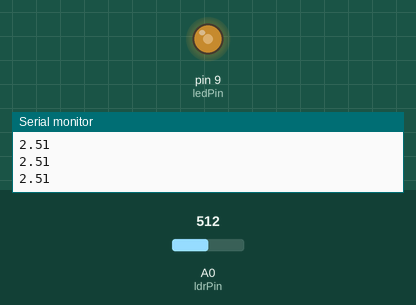
Recording of a sketch running on a simulated Arduino Uno, built with avr-gcc and run on an emulated ATmega328P. Shown: output pins drawn as LEDs (lit = HIGH), the last lines printed to the serial monitor. The inputs (shaded band) are chosen by the test bench; at power-on: A0 (ldrPin) = 512.

Above: at 1.2 s.
1.3 s: A0 (ldrPin) set to 306
At 2.4 s:
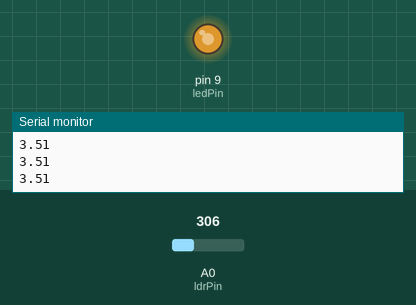
3.0 s: A0 (ldrPin) set to 122
At 3.6 s:
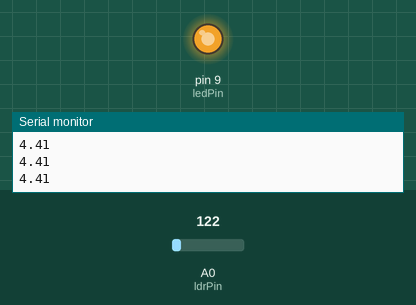
4.5 s: A0 (ldrPin) set to 900
At 4.9 s:
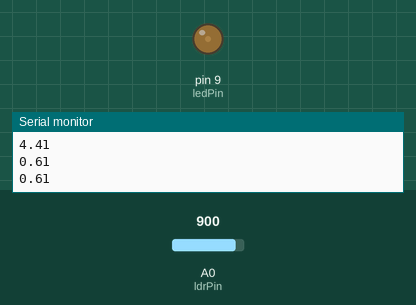
6.0 s: A0 (ldrPin) set to 1023
At 7.2 s:
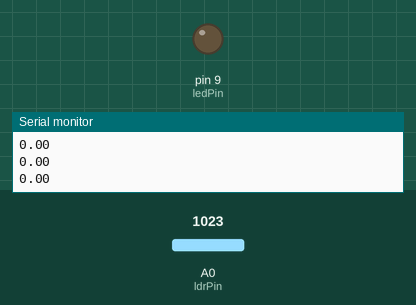
7.5 s: A0 (ldrPin) set to 511
At 8.6 s:
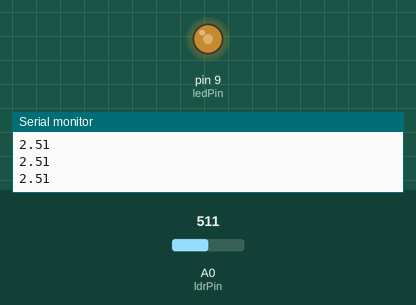
Timing chart, 0 to 10.0 s (numbered marks = the images above; inputs shaded):
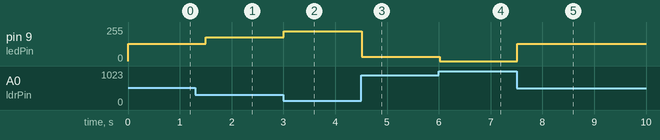

The sketch:

dimLedLdr.ino
```cpp
const int ledPin = 9; //Pin where led is connected
const int ldrPin = A0;
int readVal, setVal;  //Read from ldr; set to led
float printVal;

void setup()
{
  pinMode(ledPin, OUTPUT);  //Output mode on
  Serial.begin(9600);     //Serial comm open
}

void loop()
{
  readVal = analogRead(ldrPin);   //Read voltage across ldr
  //Lower light, higher resistance, more voltage drop
  setVal = map(readVal, 0, 1023, 255, 0);
  // Analog read returns values from 0-1023; must be scaled to 0-255
  //We reverse the output value range so that led is brightest when light is dimmest
  printVal = (5.0/255) * setVal;
  Serial.println(printVal);
  analogWrite(ledPin, setVal);
  delay(250);
}
```

Measured:
- after the input at 1.3 s, pin 9 (ledPin): 128/255 → 179/255 after 0.20 s
- after the input at 3.0 s, pin 9 (ledPin): 179/255 → 225/255 at once
- after the input at 4.5 s, pin 9 (ledPin): 225/255 → 31/255 at once
- after the input at 6.0 s, pin 9 (ledPin): 31/255 → 0/255 at once
- after the input at 7.5 s, pin 9 (ledPin): 0/255 → 128/255 at once
